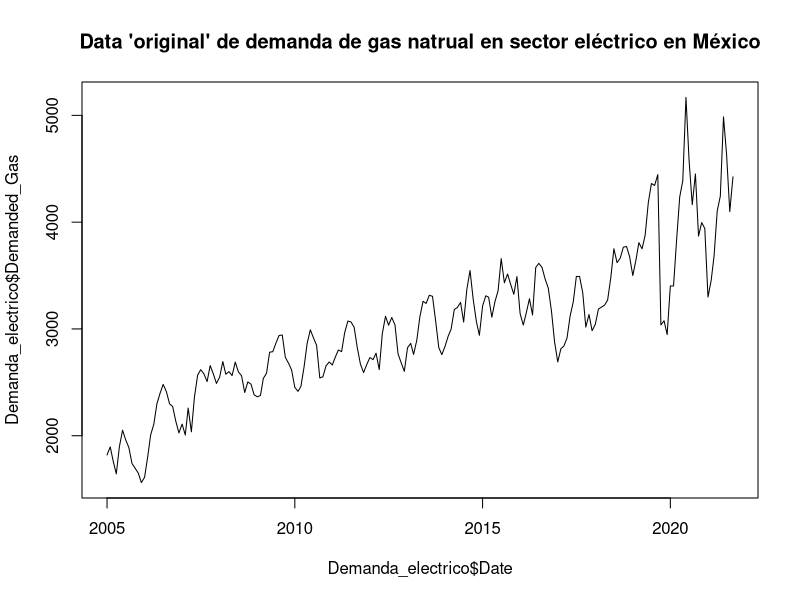
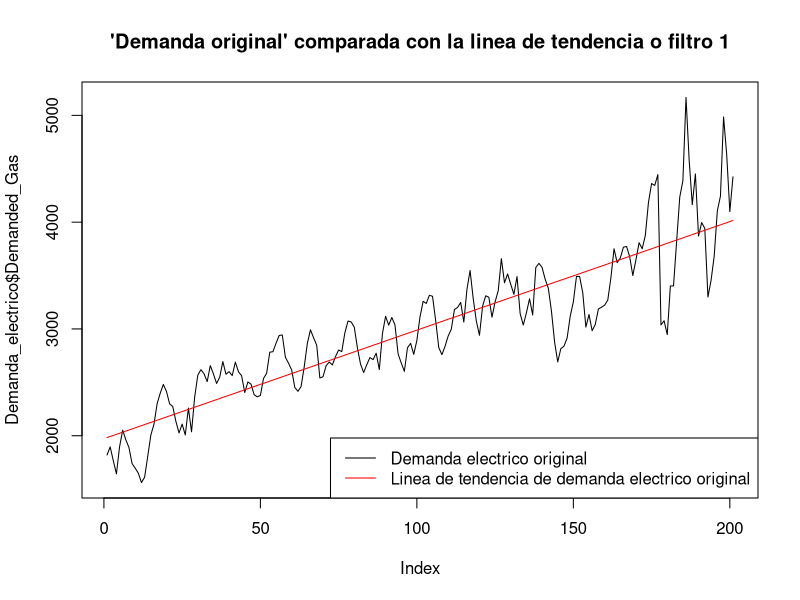
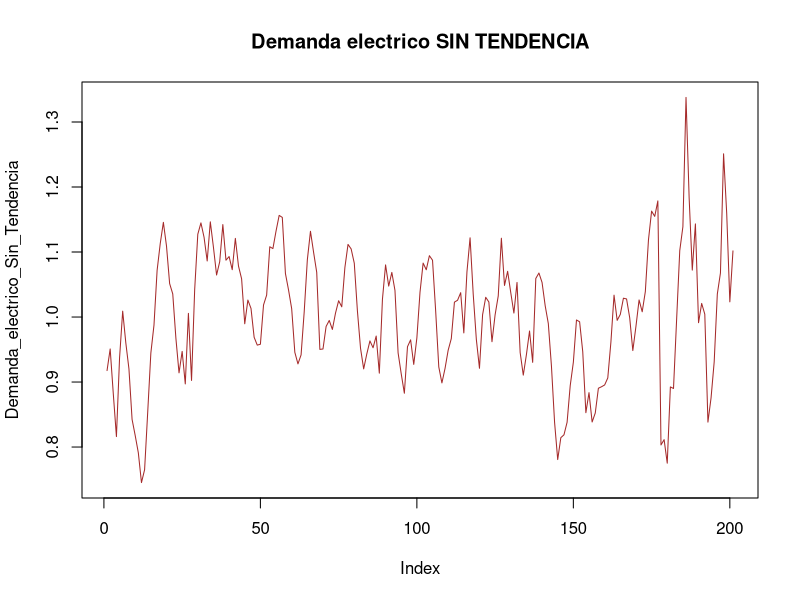
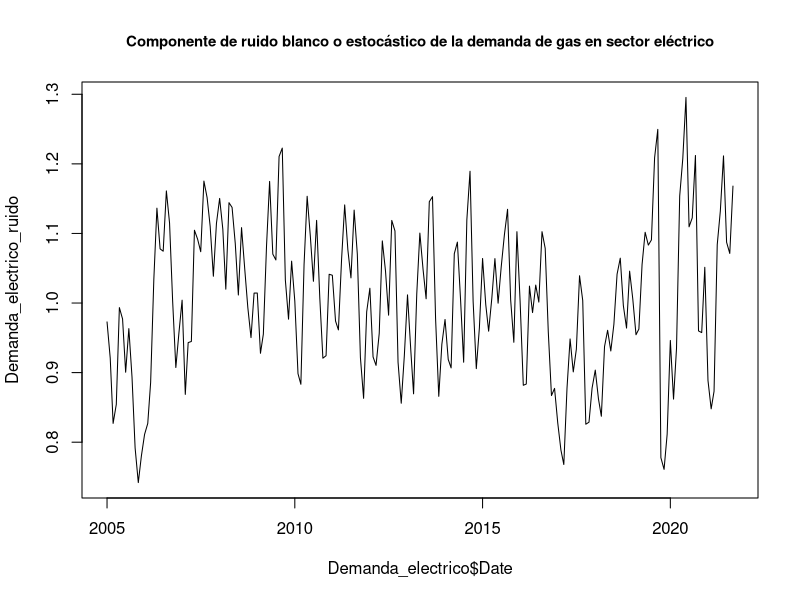
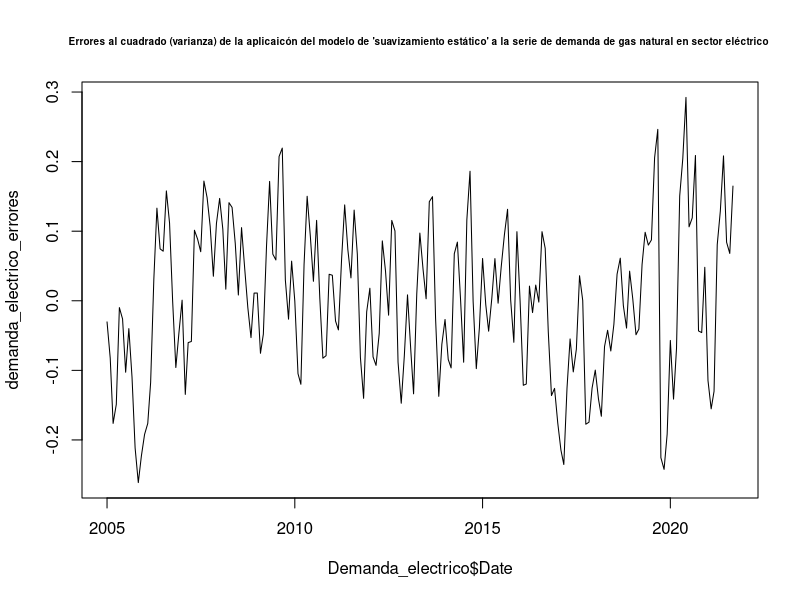
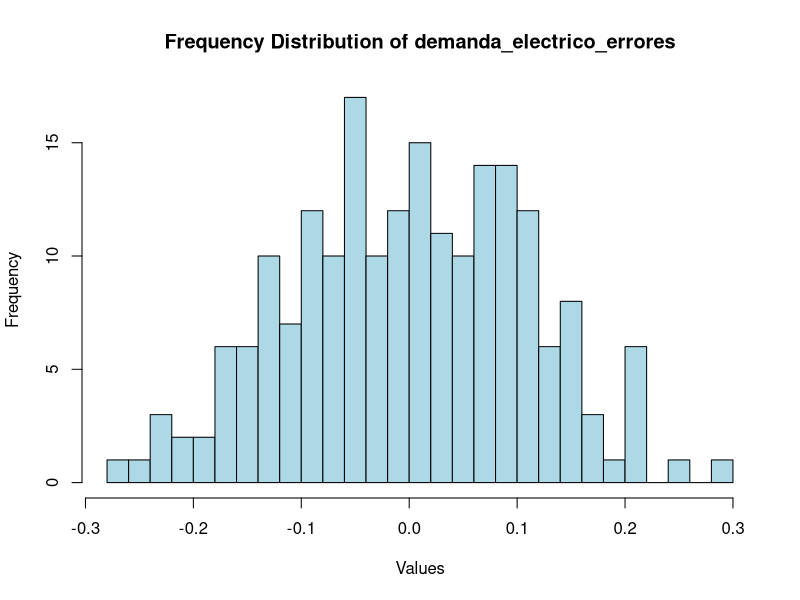
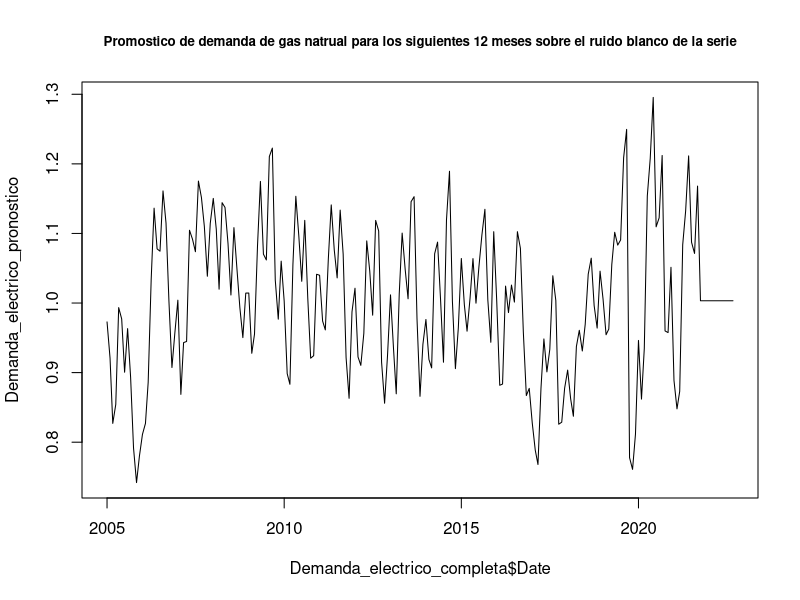
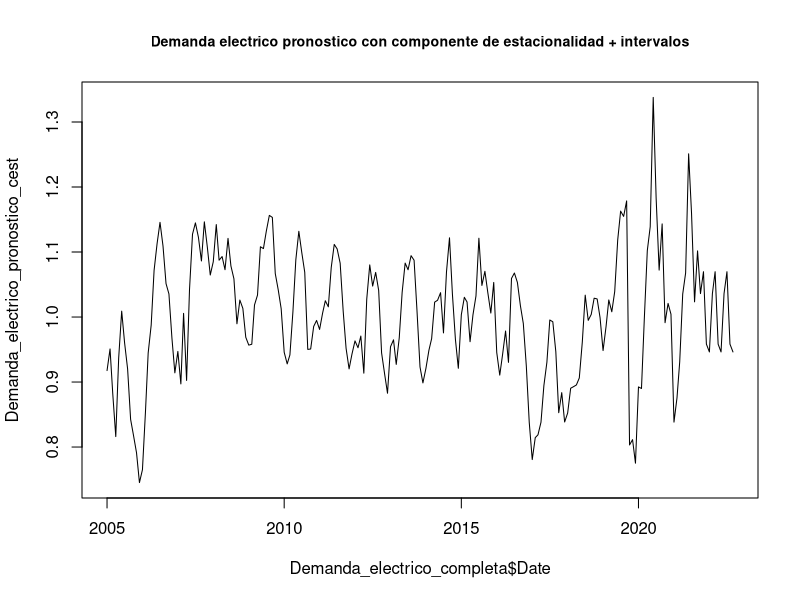

Write the R code that produced these figures, in order. (Note: this script raises an error after producing the figures.)
## ---- chunk 1
knitr::opts_chunk$set(echo = TRUE)
## ---- chunk 2
install.packages("readxl")

library("readxl")
## ---- chunk 3

Demanda_electrico <-read_excel("Demanda_electrico_2022_full1_pp.xlsx")
## ---- chunk 4
head(Demanda_electrico)
summary(Demanda_electrico)
typeof(Demanda_electrico)
dim(Demanda_electrico)
## ---- chunk 5
plot(Demanda_electrico$Date, Demanda_electrico$Demanded_Gas, type = "l", main="Data 'original' de demanda de gas natrual en sector eléctrico en México")
## ---- chunk 6

Electrico_Demanded_gas_line<-lm(Demanded_Gas~Date, data=Demanda_electrico)

Electrico_Demanded_gas_line


## ---- chunk 7
Electrico_Demanded_gas_line_aplicada <- predict(Electrico_Demanded_gas_line, newdata = data.frame(Date = Demanda_electrico$Date))

head(Electrico_Demanded_gas_line_aplicada)

## ---- chunk 8

plot(Demanda_electrico$Demanded_Gas, type = "l", main = "'Demanda original' comparada con la linea de tendencia o filtro 1")

lines(Electrico_Demanded_gas_line_aplicada, col = "red")


legend("bottomright", legend = c("Demanda electrico original", "Linea de tendencia de demanda electrico original"), 
       col = c("black", "red"), lty = 1)


## ---- chunk 9
Demanda_electrico_Sin_Tendencia<-Demanda_electrico$Demanded_Gas/Electrico_Demanded_gas_line_aplicada

plot(Demanda_electrico_Sin_Tendencia, type="l", main="Demanda electrico SIN TENDENCIA", col='brown')
head(Demanda_electrico_Sin_Tendencia)
## ---- chunk 10
# Generate indices for T1, T2, T3, and T4
# Define the indices for each subset
T1_indices <- c(seq(1, 3), seq(13, 15), seq(25, 27), seq(37, 39), seq(49, 51), seq(61, 63), seq(73, 75), seq(85, 87), seq(97, 99), seq(109, 111), seq(121, 123), seq(133, 135), seq(145, 147), seq(157, 159), seq(169, 171), seq(181, 183), seq(193, 195))


T2_indices <- c(seq(4, 6), seq(16, 18), seq(28, 30), seq(40, 42), seq(52, 54), seq(64, 66), seq(76, 78), seq(88, 90), seq(100, 102), seq(112, 114), seq(124, 126), seq(136, 138), seq(148, 150), seq(160, 162), seq(172, 174), seq(184, 186), seq(196, 198))

T3_indices <- c(seq(7, 9), seq(19, 21), seq(31, 33), seq(43, 45), seq(55, 57), seq(67, 69), seq(79, 81), seq(91, 93), seq(103, 105), seq(115, 117), seq(127, 129), seq(139, 141), seq(151, 153), seq(163, 165), seq(175, 177), seq(187, 189), seq(199, 201))

T4_indices <- c(seq(10, 12), seq(22, 24), seq(34, 36), seq(46, 48), seq(58, 60), seq(70, 72), seq(82, 84), seq(94, 96), seq(106, 108), seq(118, 120), seq(130, 132), seq(142, 144), seq(154, 156), seq(166, 168), seq(178, 180), seq(190, 192), seq(202, 204))


# Create the subsets
T1 <- Demanda_electrico_Sin_Tendencia[T1_indices]
head(T1)
T2 <- Demanda_electrico_Sin_Tendencia[T2_indices]
head(T2)
T3 <- Demanda_electrico_Sin_Tendencia[T3_indices]
head(T3)
T4 <- Demanda_electrico_Sin_Tendencia[T4_indices]
head(T4)



## ---- chunk 11

FE1_electrico<-mean(T1)/mean(Demanda_electrico_Sin_Tendencia)
FE1_electrico

FE2_electrico<-mean(T2)/mean(Demanda_electrico_Sin_Tendencia)
FE2_electrico

FE3_electrico<-mean(T3)/mean(Demanda_electrico_Sin_Tendencia)
FE3_electrico

FE4_electrico<-mean(T4, na.rm = TRUE)/mean(Demanda_electrico_Sin_Tendencia)
FE4_electrico
## ---- chunk 12
FE1_electrico
## ---- chunk 13
FE4_electrico
## ---- chunk 14
FE2_electrico
## ---- chunk 15
FE3_electrico
FE4_electrico
## ---- chunk 16

Demanda_electrico_ruido<-Demanda_electrico_Sin_Tendencia/c(FE1_electrico, FE2_electrico, FE3_electrico, FE4_electrico)

head(Demanda_electrico_ruido)


plot(Demanda_electrico$Date, Demanda_electrico_ruido, type="l", 
     main="Componente de ruido blanco o estocástico de la demanda de gas en sector eléctrico",
     cex.main=0.9)

## ---- chunk 17

demanda_electrico_errores <-Demanda_electrico_ruido-mean(Demanda_electrico_ruido)

plot(Demanda_electrico$Date, demanda_electrico_errores, type="l", main="Errores al cuadrado (varianza) de la aplicaicón del modelo de 'suavizamiento estático' a la serie de demanda de gas natural en sector eléctrico ", cex.main=0.6)

## Se determina la desviación estandar del error 

sd_est_demanda_electrico<-sd(demanda_electrico_errores)


## Se calcula la media del ruido 
mean(Demanda_electrico_ruido)

## Se calcula la varianza
var(demanda_electrico_errores)

## Se calcula la desviación estandar 
sd_est_demanda_electrico

## ---- chunk 18

## Se calcula la media del ruido 
mean(demanda_electrico_errores)
## ---- chunk 19
hist(demanda_electrico_errores, breaks = 20, col = "lightblue", main = "Frequency Distribution of demanda_electrico_errores", xlab = "Values", ylab = "Frequency")

## ---- chunk 20

Demanda_electrico_completa <-read_excel("Demanda_electrico_2022_full1.xlsx")
head(Demanda_electrico_completa)
tail(Demanda_electrico_completa)
## ---- chunk 21

Demanda_electrico_pronostico<-c(Demanda_electrico_ruido, rep(mean(Demanda_electrico_ruido), 12))

plot(Demanda_electrico_completa$Date,Demanda_electrico_pronostico, type="l", main = "Promostico de demanda de gas natrual para los siguientes 12 meses sobre el ruido blanco de la serie", , cex.main=0.8)

## ---- chunk 22
LI_demanda_electrico<-Demanda_electrico_pronostico[202:213]-2*sd_est_demanda_electrico*c(1:12)^.5
LS_demanda_electrico<-Demanda_electrico_pronostico[202:213]+2*sd_est_demanda_electrico*c(1:12)^.5

## Tambien se debe "crear la linea para nuestros limites" teniendo NA en los valores de datos historicos, así como los 12 valores de limites previamente calculados

LI_demanda_electrico_lineaA<-c(rep(NA, times=201), LI_demanda_electrico)
head(LI_demanda_electrico_lineaA)
tail(LI_demanda_electrico_lineaA)

LS_demanda_electrico_lineaA<-c(rep(NA, times=201), LS_demanda_electrico)
head(LI_demanda_electrico_lineaA)
tail(LI_demanda_electrico_lineaA)

## ---- chunk 23

# Devolver estacionalidada

Demanda_electrico_pronostico_cest<-Demanda_electrico_pronostico*c(FE1_electrico, FE2_electrico,FE3_electrico, FE4_electrico)
head(Demanda_electrico_pronostico_cest)
tail(Demanda_electrico_pronostico_cest)


LI_demanda_electrico_cest<-LI_demanda_electrico_lineaA*c(FE1_electrico, FE2_electrico,FE3_electrico, FE4_electrico)
head(LI_demanda_electrico_cest)
tail(LI_demanda_electrico_cest)




LS_demanda_electrico_cest<-LS_demanda_electrico_lineaA*c(FE1_electrico, FE2_electrico,FE3_electrico, FE4_electrico)
head(LS_demanda_electrico_cest)
tail(LS_demanda_electrico_cest)


plot(Demanda_electrico_completa$Date, Demanda_electrico_pronostico_cest, type="l", main="Demanda electrico pronostico con componente de estacionalidad + intervalos", cex.main= 0.85)
lines(LI_demanda_electrico_cest, col="violet")
lines(LS_demanda_electrico_cest, col="violet")
## ---- chunk 24
# Repeat seasonal factors
n <- length(Demanda_electrico_pronostico)
repeated_FE <- rep(c(FE1_electrico, FE2_electrico, FE3_electrico, FE4_electrico), length.out = n)

# Compute components with seasonal factor
Demanda_electrico_pronostico_cest <- Demanda_electrico_pronostico * repeated_FE
LI_demanda_electrico_cest <- LI_demanda_electrico_lineaA * repeated_FE
tail(LI_demanda_electrico_cest)

LS_demanda_electrico_cest <- LS_demanda_electrico_lineaA * repeated_FE
tail(LS_demanda_electrico_cest)



# Plot with confidence intervals
plot(Demanda_electrico_pronostico_cest, 
     type="l", main="Demanda electrico pronostico con componente de estacionalidad + intervalos", 
     cex.main=0.85, ylim=c(0.4,1.8))
lines(LI_demanda_electrico_cest, col="violet")
lines(LS_demanda_electrico_cest, col="violet")

## ---- chunk 25
# create a new data set with 12 additional months
extended_dates_electrico <- seq(as.Date("2005-01-01"), as.Date("2022-09-01"), by = "month")

# create a data frame with 225 rows
extended_demanda_electrico <- data.frame(Date = extended_dates_electrico, 
                                         Demanded_Gas = rep(NA, length(extended_dates_electrico)))

# assign values to a subset of Demanded_Gas that corresponds to the length of Demanda_electrico$Demanded_Gas
extended_demanda_electrico$Demanded_Gas[1:length(Demanda_electrico$Demanded_Gas)] <- Demanda_electrico$Demanded_Gas


extended_demanda_electrico$Date <- as.POSIXct(as.character(extended_demanda_electrico$Date), format = "%Y-%m-%d")

head(extended_demanda_electrico)
tail(extended_demanda_electrico)


## ---- chunk 26
Electrico_Demanded_gas_line_aplicada2 <- predict(Electrico_Demanded_gas_line, newdata = data.frame(Date = extended_demanda_electrico$Date))

head(Electrico_Demanded_gas_line_aplicada2)
tail(Electrico_Demanded_gas_line_aplicada2)
## ---- chunk 27



Demanda_electrico_pronostico_ajustado<-Demanda_electrico_cest*Electrico_Demanded_gas_line_aplicada2

LI_demanda_electrico_ajustado<-LI_demanda_electrico_cest*Electrico_Demanded_gas_line_aplicada2
LS_demanda_electrico_ajustado<-LS_demanda_electrico_cest*Electrico_Demanded_gas_line_aplicada2


plot(Demanda_electrico_pronostico_ajustado, type="l", ylim=c(0, max(LS_demanda_electrico_ajustado, na.rm = TRUE)),  main="Demanda electrico pronostico con componente de estacionalidad y de trend + intervalos", 
     cex.main=0.85)
lines(LI_demanda_electrico_ajustado, col="violet")
lines(LS_demanda_electrico_ajustado, col="violet")

## ---- chunk 28
# Create a data frame with the predicted values and intervals
df_demanda_electrico_pronostico <- data.frame(Demanded_Gas_original = c(Demanda_electrico_completa$Demanded_Gas), 
                                              Demanda_electrico_pronostico_ajustado = Demanda_electrico_pronostico_ajustado, 
                                              LI_demanda_electrico_ajustado = LI_demanda_electrico_ajustado, 
                                              LS_demanda_electrico_ajustado = LS_demanda_electrico_ajustado)

# View the resulting data frame
View(df_demanda_electrico_pronostico)

tail(df_demanda_electrico_pronostico)

## ---- chunk 29

##Primero formemos un vector con los valores reales 
Demanda_electrico_completa_reales12 <- Demanda_electrico_completa$Demanded_Gas[202:213]
Demanda_electrico_completa_reales12

## Despues formemos un vector con únicamente los valores pronósticados 
Demanda_electrico_E_forecast12 <- Demanda_electrico_pronostico_ajustado[202:213]
Demanda_electrico_E_forecast12

##Calculemos el MAPE entre estos dos vectores 

# First, calculate the absolute percentage error (APE) for each element in the vectors
APE_electrico_estatico <- abs((Demanda_electrico_completa_reales12 - Demanda_electrico_E_forecast12) / Demanda_electrico_completa_reales12)

# Calculate the mean APE across all elements in the vectors
MAPE_electrico_estatico <- mean(APE_electrico_estatico) * 100

# Print the MAPE value
cat("El MAPE error para el forecast calculado con el método de 'suavizamiento estático'de la serie de demanda de gas natural en el sector eléctrico es:", MAPE_electrico_estatico, "%")


## ---- chunk 30
Demanda_electrico_ts <-ts(Demanda_electrico$Demanded_Gas, frequency =12, start =c(2005,1))
head(Demanda_electrico_ts)
tail(Demanda_electrico_ts)
## ---- chunk 31
plot(Demanda_electrico_ts, main="Demanda electrico train data en tipo time series (Valores de Enero de 2005 a Agosto de 2021)", cex.main=0.8)
## ---- chunk 32
Demanda_electrico_ts_hw1 <-HoltWinters(Demanda_electrico_ts, seasonal = 'multiplicative')
Demanda_electrico_ts_hw1
## ---- chunk 33
Demanda_electrico_ts_hw1$alpha
## ---- chunk 34
Demanda_electrico_ts_hw1$beta
## ---- chunk 35
Demanda_electrico_ts_hw1$gamma
## ---- chunk 36
plot(Demanda_electrico_ts_hw1, main="Aplicaicón del método de Holt Winters a Demanda electrico train data")
## ---- chunk 37
# Install the forecast package
install.packages("forecast")

# Load the forecast package
library(forecast)
## ---- chunk 38
Demanda_electrico_ts_hw1_fc <- forecast(Demanda_electrico_ts_hw1, h=12, level=0.95)
Demanda_electrico_ts_hw1_fc
## ---- chunk 39
plot(Demanda_electrico_ts_hw1_fc, main="Forecast de Demanda_electrico usando el Método de Holt Winters")
## ---- chunk 40
Demanda_electrico_ts_hw1$SSE
## ---- chunk 41


## Formemos un vector con únicamente los valores pronósticados 
Demanda_electrico_HW_forecast12 <- Demanda_electrico_ts_hw1_fc$mean
Demanda_electrico_HW_forecast12



## ---- chunk 42

##Calculemos el MAPE entre estos dos vectores 

# First, calculate the absolute percentage error (APE) for each element in the vectors
APE_electrico_HW <- abs((Demanda_electrico_completa_reales12 - Demanda_electrico_HW_forecast12) / Demanda_electrico_completa_reales12)

# Calculate the mean APE across all elements in the vectors
MAPE_electrico_HW <- mean(APE_electrico_HW) * 100

# Print the MAPE value
cat("MAPE error para el forecast calculado con el método de 'HoltWinters'es:", MAPE_electrico_HW, "%")
## ---- chunk 43
cat("MAPE error para el forecast calculado con el método de 'suavizamiento estático'es:", MAPE_electrico_estatico, "%")

  
cat("MAPE error para el forecast calculado con el método de 'HoltWinters'es:", MAPE_electrico_HW, "%")
## ---- chunk 44
LI_demanda_electrico_ajustado[202:213]

LS_demanda_electrico_ajustado[202:213]

intervalos_metodo_E<- data.frame(LI_demanda_electrico_ajustado =LI_demanda_electrico_ajustado[202:213], LS_demanda_electrico_ajustado= LS_demanda_electrico_ajustado[202:213])

intervalos_metodo_E

## ---- chunk 45
Demanda_electrico_ts_hw1_fc
